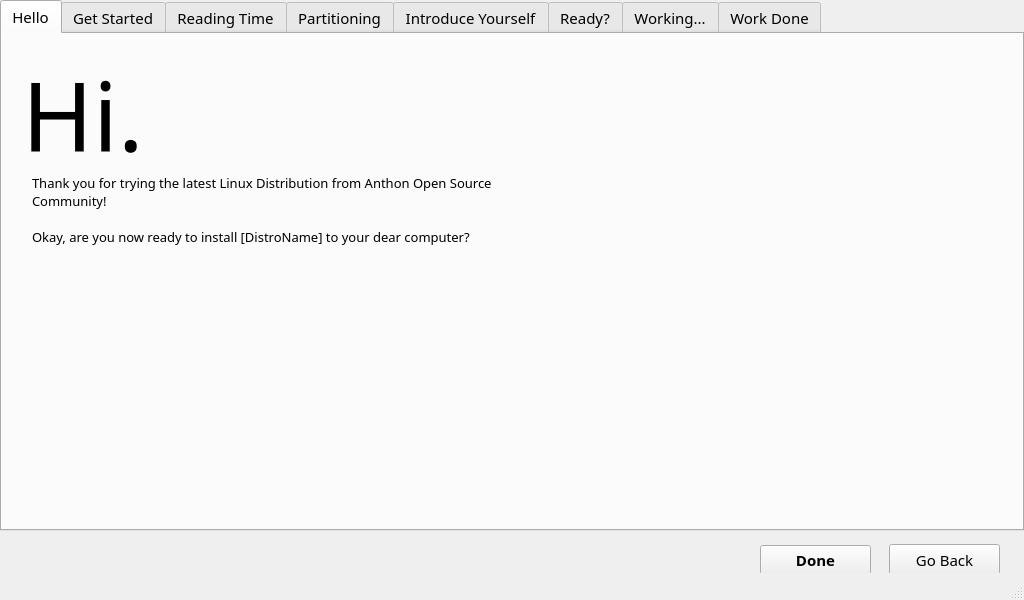
<?xml version="1.0" encoding="UTF-8"?>
<ui version="4.0">
 <class>MainWindow</class>
 <widget class="QMainWindow" name="MainWindow">
  <property name="geometry">
   <rect>
    <x>0</x>
    <y>0</y>
    <width>1024</width>
    <height>600</height>
   </rect>
  </property>
  <property name="sizePolicy">
   <sizepolicy hsizetype="Fixed" vsizetype="Fixed">
    <horstretch>0</horstretch>
    <verstretch>0</verstretch>
   </sizepolicy>
  </property>
  <property name="minimumSize">
   <size>
    <width>1024</width>
    <height>600</height>
   </size>
  </property>
  <property name="maximumSize">
   <size>
    <width>1024</width>
    <height>600</height>
   </size>
  </property>
  <property name="font">
   <font>
    <family>文泉驿微米黑</family>
    <pointsize>11</pointsize>
   </font>
  </property>
  <property name="windowTitle">
   <string>[DistroName] Installer</string>
  </property>
  <property name="locale">
   <locale language="C" country="AnyCountry"/>
  </property>
  <widget class="QWidget" name="centralWidget">
   <widget class="QPushButton" name="pushButton">
    <property name="geometry">
     <rect>
      <x>889</x>
      <y>544</y>
      <width>111</width>
      <height>31</height>
     </rect>
    </property>
    <property name="text">
     <string>Go Back</string>
    </property>
   </widget>
   <widget class="QPushButton" name="pushButton_2">
    <property name="geometry">
     <rect>
      <x>760</x>
      <y>545</y>
      <width>111</width>
      <height>30</height>
     </rect>
    </property>
    <property name="font">
     <font>
      <weight>75</weight>
      <bold>true</bold>
     </font>
    </property>
    <property name="text">
     <string>Done</string>
    </property>
   </widget>
   <widget class="QTabWidget" name="tabWidget">
    <property name="geometry">
     <rect>
      <x>0</x>
      <y>0</y>
      <width>1024</width>
      <height>531</height>
     </rect>
    </property>
    <property name="currentIndex">
     <number>0</number>
    </property>
    <widget class="QWidget" name="tab">
     <attribute name="title">
      <string>Hello</string>
     </attribute>
     <widget class="QLabel" name="label">
      <property name="geometry">
       <rect>
        <x>20</x>
        <y>10</y>
        <width>431</width>
        <height>141</height>
       </rect>
      </property>
      <property name="font">
       <font>
        <family>文泉驿微米黑</family>
        <pointsize>72</pointsize>
       </font>
      </property>
      <property name="locale">
       <locale language="C" country="AnyCountry"/>
      </property>
      <property name="text">
       <string>Hi.</string>
      </property>
     </widget>
     <widget class="QLabel" name="label_2">
      <property name="geometry">
       <rect>
        <x>30</x>
        <y>120</y>
        <width>531</width>
        <height>111</height>
       </rect>
      </property>
      <property name="font">
       <font>
        <family>文泉驿微米黑</family>
        <pointsize>10</pointsize>
       </font>
      </property>
      <property name="locale">
       <locale language="C" country="AnyCountry"/>
      </property>
      <property name="text">
       <string>Thank you for trying the latest Linux Distribution from Anthon Open Source Community!

Okay, are you now ready to install [DistroName] to your dear computer?</string>
      </property>
      <property name="wordWrap">
       <bool>true</bool>
      </property>
     </widget>
    </widget>
    <widget class="QWidget" name="tab_2">
     <attribute name="title">
      <string>Get Started</string>
     </attribute>
     <widget class="QLabel" name="label_3">
      <property name="geometry">
       <rect>
        <x>20</x>
        <y>10</y>
        <width>941</width>
        <height>141</height>
       </rect>
      </property>
      <property name="font">
       <font>
        <family>文泉驿微米黑</family>
        <pointsize>72</pointsize>
       </font>
      </property>
      <property name="text">
       <string>Get Started</string>
      </property>
     </widget>
     <widget class="QLabel" name="label_4">
      <property name="geometry">
       <rect>
        <x>40</x>
        <y>130</y>
        <width>641</width>
        <height>261</height>
       </rect>
      </property>
      <property name="font">
       <font>
        <family>文泉驿微米黑</family>
        <pointsize>10</pointsize>
       </font>
      </property>
      <property name="text">
       <string> - Do some serious reading.

 - Get your drive partitioned.

 - Find out who you are.

 - Start copying.

 - Install boot loader.

 - All set!</string>
      </property>
      <property name="wordWrap">
       <bool>true</bool>
      </property>
     </widget>
     <widget class="QLabel" name="label_5">
      <property name="geometry">
       <rect>
        <x>30</x>
        <y>130</y>
        <width>431</width>
        <height>31</height>
       </rect>
      </property>
      <property name="font">
       <font>
        <family>文泉驿微米黑</family>
        <pointsize>12</pointsize>
       </font>
      </property>
      <property name="text">
       <string>Let's see what we are doing here...</string>
      </property>
     </widget>
    </widget>
    <widget class="QWidget" name="tab_3">
     <attribute name="title">
      <string>Reading Time</string>
     </attribute>
     <widget class="QLabel" name="label_6">
      <property name="geometry">
       <rect>
        <x>20</x>
        <y>-10</y>
        <width>881</width>
        <height>171</height>
       </rect>
      </property>
      <property name="font">
       <font>
        <family>文泉驿微米黑</family>
        <pointsize>72</pointsize>
       </font>
      </property>
      <property name="text">
       <string>Reading Time!</string>
      </property>
     </widget>
     <widget class="QTextBrowser" name="textBrowser">
      <property name="geometry">
       <rect>
        <x>30</x>
        <y>140</y>
        <width>951</width>
        <height>321</height>
       </rect>
      </property>
      <property name="html">
       <string>&lt;!DOCTYPE HTML PUBLIC &quot;-//W3C//DTD HTML 4.0//EN&quot; &quot;http://www.w3.org/TR/REC-html40/strict.dtd&quot;&gt;
&lt;html&gt;&lt;head&gt;&lt;meta name=&quot;qrichtext&quot; content=&quot;1&quot; /&gt;&lt;style type=&quot;text/css&quot;&gt;
p, li { white-space: pre-wrap; }
&lt;/style&gt;&lt;/head&gt;&lt;body style=&quot; font-family:'文泉驿微米黑'; font-size:11pt; font-weight:400; font-style:normal;&quot;&gt;
&lt;p style=&quot; margin-top:14px; margin-bottom:12px; margin-left:0px; margin-right:0px; -qt-block-indent:0; text-indent:0px;&quot;&gt;&lt;span style=&quot; font-family:'Sans Serif'; font-size:9pt; font-weight:600;&quot;&gt;GNU LESSER GENERAL PUBLIC LICENSE&lt;/span&gt;&lt;/p&gt;
&lt;p style=&quot; margin-top:12px; margin-bottom:12px; margin-left:0px; margin-right:0px; -qt-block-indent:0; text-indent:0px;&quot;&gt;&lt;span style=&quot; font-family:'Sans Serif'; font-size:9pt;&quot;&gt;Version 3, 29 June 2007 &lt;/span&gt;&lt;/p&gt;
&lt;p style=&quot; margin-top:12px; margin-bottom:12px; margin-left:0px; margin-right:0px; -qt-block-indent:0; text-indent:0px;&quot;&gt;&lt;span style=&quot; font-family:'Sans Serif'; font-size:9pt;&quot;&gt;Copyright © 2007 Free Software Foundation, Inc. &amp;lt;&lt;/span&gt;&lt;a href=&quot;http://fsf.org/&quot;&gt;&lt;span style=&quot; font-family:'Sans Serif'; font-size:9pt; text-decoration: underline; color:#3b82b2;&quot;&gt;http://fsf.org/&lt;/span&gt;&lt;/a&gt;&lt;span style=&quot; font-family:'Sans Serif'; font-size:9pt;&quot;&gt;&amp;gt;&lt;/span&gt;&lt;/p&gt;
&lt;p style=&quot; margin-top:12px; margin-bottom:12px; margin-left:0px; margin-right:0px; -qt-block-indent:0; text-indent:0px;&quot;&gt;&lt;span style=&quot; font-family:'Sans Serif'; font-size:9pt;&quot;&gt;Everyone is permitted to copy and distribute verbatim copies of this license document, but changing it is not allowed. &lt;/span&gt;&lt;/p&gt;
&lt;p style=&quot; margin-top:12px; margin-bottom:12px; margin-left:0px; margin-right:0px; -qt-block-indent:0; text-indent:0px;&quot;&gt;&lt;span style=&quot; font-family:'Sans Serif'; font-size:9pt;&quot;&gt;This version of the GNU Lesser General Public License incorporates the terms and conditions of version 3 of the GNU General Public License, supplemented by the additional permissions listed below. &lt;/span&gt;&lt;/p&gt;
&lt;p style=&quot; margin-top:0px; margin-bottom:0px; margin-left:0px; margin-right:0px; -qt-block-indent:0; text-indent:0px;&quot;&gt;&lt;a name=&quot;section0&quot;&gt;&lt;/a&gt;&lt;span style=&quot; font-family:'Sans Serif'; font-size:9pt; font-weight:600;&quot;&gt;0&lt;/span&gt;&lt;span style=&quot; font-family:'Sans Serif'; font-size:9pt; font-weight:600;&quot;&gt;. Additional Definitions.&lt;/span&gt;&lt;span style=&quot; font-family:'Sans Serif'; font-size:9pt;&quot;&gt; &lt;/span&gt;&lt;/p&gt;
&lt;p style=&quot; margin-top:12px; margin-bottom:12px; margin-left:0px; margin-right:0px; -qt-block-indent:0; text-indent:0px;&quot;&gt;&lt;span style=&quot; font-family:'Sans Serif'; font-size:9pt;&quot;&gt;As used herein, “this License” refers to version 3 of the GNU Lesser General Public License, and the “GNU GPL” refers to version 3 of the GNU General Public License. &lt;/span&gt;&lt;/p&gt;
&lt;p style=&quot; margin-top:12px; margin-bottom:12px; margin-left:0px; margin-right:0px; -qt-block-indent:0; text-indent:0px;&quot;&gt;&lt;span style=&quot; font-family:'Sans Serif'; font-size:9pt;&quot;&gt;“The Library” refers to a covered work governed by this License, other than an Application or a Combined Work as defined below. &lt;/span&gt;&lt;/p&gt;
&lt;p style=&quot; margin-top:12px; margin-bottom:12px; margin-left:0px; margin-right:0px; -qt-block-indent:0; text-indent:0px;&quot;&gt;&lt;span style=&quot; font-family:'Sans Serif'; font-size:9pt;&quot;&gt;An “Application” is any work that makes use of an interface provided by the Library, but which is not otherwise based on the Library. Defining a subclass of a class defined by the Library is deemed a mode of using an interface provided by the Library. &lt;/span&gt;&lt;/p&gt;
&lt;p style=&quot; margin-top:12px; margin-bottom:12px; margin-left:0px; margin-right:0px; -qt-block-indent:0; text-indent:0px;&quot;&gt;&lt;span style=&quot; font-family:'Sans Serif'; font-size:9pt;&quot;&gt;A “Combined Work” is a work produced by combining or linking an Application with the Library. The particular version of the Library with which the Combined Work was made is also called the “Linked Version”. &lt;/span&gt;&lt;/p&gt;
&lt;p style=&quot; margin-top:12px; margin-bottom:12px; margin-left:0px; margin-right:0px; -qt-block-indent:0; text-indent:0px;&quot;&gt;&lt;span style=&quot; font-family:'Sans Serif'; font-size:9pt;&quot;&gt;The “Minimal Corresponding Source” for a Combined Work means the Corresponding Source for the Combined Work, excluding any source code for portions of the Combined Work that, considered in isolation, are based on the Application, and not on the Linked Version. &lt;/span&gt;&lt;/p&gt;
&lt;p style=&quot; margin-top:12px; margin-bottom:12px; margin-left:0px; margin-right:0px; -qt-block-indent:0; text-indent:0px;&quot;&gt;&lt;span style=&quot; font-family:'Sans Serif'; font-size:9pt;&quot;&gt;The “Corresponding Application Code” for a Combined Work means the object code and/or source code for the Application, including any data and utility programs needed for reproducing the Combined Work from the Application, but excluding the System Libraries of the Combined Work. &lt;/span&gt;&lt;/p&gt;
&lt;p style=&quot; margin-top:0px; margin-bottom:0px; margin-left:0px; margin-right:0px; -qt-block-indent:0; text-indent:0px;&quot;&gt;&lt;a name=&quot;section1&quot;&gt;&lt;/a&gt;&lt;span style=&quot; font-family:'Sans Serif'; font-size:9pt; font-weight:600;&quot;&gt;1&lt;/span&gt;&lt;span style=&quot; font-family:'Sans Serif'; font-size:9pt; font-weight:600;&quot;&gt;. Exception to Section 3 of the GNU GPL.&lt;/span&gt;&lt;span style=&quot; font-family:'Sans Serif'; font-size:9pt;&quot;&gt; &lt;/span&gt;&lt;/p&gt;
&lt;p style=&quot; margin-top:12px; margin-bottom:12px; margin-left:0px; margin-right:0px; -qt-block-indent:0; text-indent:0px;&quot;&gt;&lt;span style=&quot; font-family:'Sans Serif'; font-size:9pt;&quot;&gt;You may convey a covered work under sections 3 and 4 of this License without being bound by section 3 of the GNU GPL. &lt;/span&gt;&lt;/p&gt;
&lt;p style=&quot; margin-top:0px; margin-bottom:0px; margin-left:0px; margin-right:0px; -qt-block-indent:0; text-indent:0px;&quot;&gt;&lt;a name=&quot;section2&quot;&gt;&lt;/a&gt;&lt;span style=&quot; font-family:'Sans Serif'; font-size:9pt; font-weight:600;&quot;&gt;2&lt;/span&gt;&lt;span style=&quot; font-family:'Sans Serif'; font-size:9pt; font-weight:600;&quot;&gt;. Conveying Modified Versions.&lt;/span&gt;&lt;span style=&quot; font-family:'Sans Serif'; font-size:9pt;&quot;&gt; &lt;/span&gt;&lt;/p&gt;
&lt;p style=&quot; margin-top:12px; margin-bottom:12px; margin-left:0px; margin-right:0px; -qt-block-indent:0; text-indent:0px;&quot;&gt;&lt;span style=&quot; font-family:'Sans Serif'; font-size:9pt;&quot;&gt;If you modify a copy of the Library, and, in your modifications, a facility refers to a function or data to be supplied by an Application that uses the facility (other than as an argument passed when the facility is invoked), then you may convey a copy of the modified version: &lt;/span&gt;&lt;/p&gt;
&lt;ul style=&quot;margin-top: 0px; margin-bottom: 0px; margin-left: 0px; margin-right: 0px; -qt-list-indent: 1;&quot;&gt;&lt;li style=&quot; font-family:'Sans Serif'; font-size:9pt;&quot; style=&quot; margin-top:12px; margin-bottom:0px; margin-left:0px; margin-right:0px; -qt-block-indent:0; text-indent:0px;&quot;&gt;a) under this License, provided that you make a good faith effort to ensure that, in the event an Application does not supply the function or data, the facility still operates, and performs whatever part of its purpose remains meaningful, or &lt;/li&gt;
&lt;li style=&quot; font-family:'Sans Serif'; font-size:9pt;&quot; style=&quot; margin-top:0px; margin-bottom:12px; margin-left:0px; margin-right:0px; -qt-block-indent:0; text-indent:0px;&quot;&gt;b) under the GNU GPL, with none of the additional permissions of this License applicable to that copy. &lt;/li&gt;&lt;/ul&gt;
&lt;p style=&quot; margin-top:0px; margin-bottom:0px; margin-left:0px; margin-right:0px; -qt-block-indent:0; text-indent:0px;&quot;&gt;&lt;a name=&quot;section3&quot;&gt;&lt;/a&gt;&lt;span style=&quot; font-family:'Sans Serif'; font-size:9pt; font-weight:600;&quot;&gt;3&lt;/span&gt;&lt;span style=&quot; font-family:'Sans Serif'; font-size:9pt; font-weight:600;&quot;&gt;. Object Code Incorporating Material from Library Header Files.&lt;/span&gt;&lt;span style=&quot; font-family:'Sans Serif'; font-size:9pt;&quot;&gt; &lt;/span&gt;&lt;/p&gt;
&lt;p style=&quot; margin-top:12px; margin-bottom:12px; margin-left:0px; margin-right:0px; -qt-block-indent:0; text-indent:0px;&quot;&gt;&lt;span style=&quot; font-family:'Sans Serif'; font-size:9pt;&quot;&gt;The object code form of an Application may incorporate material from a header file that is part of the Library. You may convey such object code under terms of your choice, provided that, if the incorporated material is not limited to numerical parameters, data structure layouts and accessors, or small macros, inline functions and templates (ten or fewer lines in length), you do both of the following: &lt;/span&gt;&lt;/p&gt;
&lt;ul style=&quot;margin-top: 0px; margin-bottom: 0px; margin-left: 0px; margin-right: 0px; -qt-list-indent: 1;&quot;&gt;&lt;li style=&quot; font-family:'Sans Serif'; font-size:9pt;&quot; style=&quot; margin-top:12px; margin-bottom:0px; margin-left:0px; margin-right:0px; -qt-block-indent:0; text-indent:0px;&quot;&gt;a) Give prominent notice with each copy of the object code that the Library is used in it and that the Library and its use are covered by this License. &lt;/li&gt;
&lt;li style=&quot; font-family:'Sans Serif'; font-size:9pt;&quot; style=&quot; margin-top:0px; margin-bottom:12px; margin-left:0px; margin-right:0px; -qt-block-indent:0; text-indent:0px;&quot;&gt;b) Accompany the object code with a copy of the GNU GPL and this license document. &lt;/li&gt;&lt;/ul&gt;
&lt;p style=&quot; margin-top:0px; margin-bottom:0px; margin-left:0px; margin-right:0px; -qt-block-indent:0; text-indent:0px;&quot;&gt;&lt;a name=&quot;section4&quot;&gt;&lt;/a&gt;&lt;span style=&quot; font-family:'Sans Serif'; font-size:9pt; font-weight:600;&quot;&gt;4&lt;/span&gt;&lt;span style=&quot; font-family:'Sans Serif'; font-size:9pt; font-weight:600;&quot;&gt;. Combined Works.&lt;/span&gt;&lt;span style=&quot; font-family:'Sans Serif'; font-size:9pt;&quot;&gt; &lt;/span&gt;&lt;/p&gt;
&lt;p style=&quot; margin-top:12px; margin-bottom:12px; margin-left:0px; margin-right:0px; -qt-block-indent:0; text-indent:0px;&quot;&gt;&lt;span style=&quot; font-family:'Sans Serif'; font-size:9pt;&quot;&gt;You may convey a Combined Work under terms of your choice that, taken together, effectively do not restrict modification of the portions of the Library contained in the Combined Work and reverse engineering for debugging such modifications, if you also do each of the following: &lt;/span&gt;&lt;/p&gt;
&lt;ul style=&quot;margin-top: 0px; margin-bottom: 0px; margin-left: 0px; margin-right: 0px; -qt-list-indent: 1;&quot;&gt;&lt;li style=&quot; font-family:'Sans Serif'; font-size:9pt;&quot; style=&quot; margin-top:12px; margin-bottom:0px; margin-left:0px; margin-right:0px; -qt-block-indent:0; text-indent:0px;&quot;&gt;a) Give prominent notice with each copy of the Combined Work that the Library is used in it and that the Library and its use are covered by this License. &lt;/li&gt;
&lt;li style=&quot; font-family:'Sans Serif'; font-size:9pt;&quot; style=&quot; margin-top:0px; margin-bottom:0px; margin-left:0px; margin-right:0px; -qt-block-indent:0; text-indent:0px;&quot;&gt;b) Accompany the Combined Work with a copy of the GNU GPL and this license document. &lt;/li&gt;
&lt;li style=&quot; font-family:'Sans Serif'; font-size:9pt;&quot; style=&quot; margin-top:0px; margin-bottom:0px; margin-left:0px; margin-right:0px; -qt-block-indent:0; text-indent:0px;&quot;&gt;c) For a Combined Work that displays copyright notices during execution, include the copyright notice for the Library among these notices, as well as a reference directing the user to the copies of the GNU GPL and this license document. &lt;/li&gt;
&lt;li style=&quot; font-family:'Sans Serif'; font-size:9pt;&quot; style=&quot; margin-top:0px; margin-bottom:0px; margin-left:0px; margin-right:0px; -qt-block-indent:0; text-indent:0px;&quot;&gt;d) Do one of the following: &lt;/li&gt;
&lt;ul type=&quot;circle&quot; style=&quot;margin-top: 0px; margin-bottom: 0px; margin-left: 0px; margin-right: 0px; -qt-list-indent: 2;&quot;&gt;&lt;li style=&quot; font-family:'Sans Serif'; font-size:9pt;&quot; style=&quot; margin-top:0px; margin-bottom:0px; margin-left:0px; margin-right:0px; -qt-block-indent:0; text-indent:0px;&quot;&gt;0) Convey the Minimal Corresponding Source under the terms of this License, and the Corresponding Application Code in a form suitable for, and under terms that permit, the user to recombine or relink the Application with a modified version of the Linked Version to produce a modified Combined Work, in the manner specified by section 6 of the GNU GPL for conveying Corresponding Source. &lt;/li&gt;
&lt;li style=&quot; font-family:'Sans Serif'; font-size:9pt;&quot; style=&quot; margin-top:0px; margin-bottom:0px; margin-left:0px; margin-right:0px; -qt-block-indent:0; text-indent:0px;&quot;&gt;1) Use a suitable shared library mechanism for linking with the Library. A suitable mechanism is one that (a) uses at run time a copy of the Library already present on the user's computer system, and (b) will operate properly with a modified version of the Library that is interface-compatible with the Linked Version. &lt;/li&gt;&lt;/ul&gt;
&lt;li style=&quot; font-family:'Sans Serif'; font-size:9pt;&quot; style=&quot; margin-top:0px; margin-bottom:12px; margin-left:0px; margin-right:0px; -qt-block-indent:0; text-indent:0px;&quot;&gt;e) Provide Installation Information, but only if you would otherwise be required to provide such information under section 6 of the GNU GPL, and only to the extent that such information is necessary to install and execute a modified version of the Combined Work produced by recombining or relinking the Application with a modified version of the Linked Version. (If you use option 4d0, the Installation Information must accompany the Minimal Corresponding Source and Corresponding Application Code. If you use option 4d1, you must provide the Installation Information in the manner specified by section 6 of the GNU GPL for conveying Corresponding Source.) &lt;/li&gt;&lt;/ul&gt;
&lt;p style=&quot; margin-top:0px; margin-bottom:0px; margin-left:0px; margin-right:0px; -qt-block-indent:0; text-indent:0px;&quot;&gt;&lt;a name=&quot;section5&quot;&gt;&lt;/a&gt;&lt;span style=&quot; font-family:'Sans Serif'; font-size:9pt; font-weight:600;&quot;&gt;5&lt;/span&gt;&lt;span style=&quot; font-family:'Sans Serif'; font-size:9pt; font-weight:600;&quot;&gt;. Combined Libraries.&lt;/span&gt;&lt;span style=&quot; font-family:'Sans Serif'; font-size:9pt;&quot;&gt; &lt;/span&gt;&lt;/p&gt;
&lt;p style=&quot; margin-top:12px; margin-bottom:12px; margin-left:0px; margin-right:0px; -qt-block-indent:0; text-indent:0px;&quot;&gt;&lt;span style=&quot; font-family:'Sans Serif'; font-size:9pt;&quot;&gt;You may place library facilities that are a work based on the Library side by side in a single library together with other library facilities that are not Applications and are not covered by this License, and convey such a combined library under terms of your choice, if you do both of the following: &lt;/span&gt;&lt;/p&gt;
&lt;ul style=&quot;margin-top: 0px; margin-bottom: 0px; margin-left: 0px; margin-right: 0px; -qt-list-indent: 1;&quot;&gt;&lt;li style=&quot; font-family:'Sans Serif'; font-size:9pt;&quot; style=&quot; margin-top:12px; margin-bottom:0px; margin-left:0px; margin-right:0px; -qt-block-indent:0; text-indent:0px;&quot;&gt;a) Accompany the combined library with a copy of the same work based on the Library, uncombined with any other library facilities, conveyed under the terms of this License. &lt;/li&gt;
&lt;li style=&quot; font-family:'Sans Serif'; font-size:9pt;&quot; style=&quot; margin-top:0px; margin-bottom:12px; margin-left:0px; margin-right:0px; -qt-block-indent:0; text-indent:0px;&quot;&gt;b) Give prominent notice with the combined library that part of it is a work based on the Library, and explaining where to find the accompanying uncombined form of the same work. &lt;/li&gt;&lt;/ul&gt;
&lt;p style=&quot; margin-top:0px; margin-bottom:0px; margin-left:0px; margin-right:0px; -qt-block-indent:0; text-indent:0px;&quot;&gt;&lt;a name=&quot;section6&quot;&gt;&lt;/a&gt;&lt;span style=&quot; font-family:'Sans Serif'; font-size:9pt; font-weight:600;&quot;&gt;6&lt;/span&gt;&lt;span style=&quot; font-family:'Sans Serif'; font-size:9pt; font-weight:600;&quot;&gt;. Revised Versions of the GNU Lesser General Public License.&lt;/span&gt;&lt;span style=&quot; font-family:'Sans Serif'; font-size:9pt;&quot;&gt; &lt;/span&gt;&lt;/p&gt;
&lt;p style=&quot; margin-top:12px; margin-bottom:12px; margin-left:0px; margin-right:0px; -qt-block-indent:0; text-indent:0px;&quot;&gt;&lt;span style=&quot; font-family:'Sans Serif'; font-size:9pt;&quot;&gt;The Free Software Foundation may publish revised and/or new versions of the GNU Lesser General Public License from time to time. Such new versions will be similar in spirit to the present version, but may differ in detail to address new problems or concerns. &lt;/span&gt;&lt;/p&gt;
&lt;p style=&quot; margin-top:12px; margin-bottom:12px; margin-left:0px; margin-right:0px; -qt-block-indent:0; text-indent:0px;&quot;&gt;&lt;span style=&quot; font-family:'Sans Serif'; font-size:9pt;&quot;&gt;Each version is given a distinguishing version number. If the Library as you received it specifies that a certain numbered version of the GNU Lesser General Public License “or any later version” applies to it, you have the option of following the terms and conditions either of that published version or of any later version published by the Free Software Foundation. If the Library as you received it does not specify a version number of the GNU Lesser General Public License, you may choose any version of the GNU Lesser General Public License ever published by the Free Software Foundation. &lt;/span&gt;&lt;/p&gt;
&lt;p style=&quot; margin-top:12px; margin-bottom:12px; margin-left:0px; margin-right:0px; -qt-block-indent:0; text-indent:0px;&quot;&gt;&lt;span style=&quot; font-family:'Sans Serif'; font-size:9pt;&quot;&gt;If the Library as you received it specifies that a proxy can decide whether future versions of the GNU Lesser General Public License shall apply, that proxy's public statement of acceptance of any version is permanent authorization for you to choose that version for the Library. &lt;/span&gt;&lt;/p&gt;&lt;/body&gt;&lt;/html&gt;</string>
      </property>
     </widget>
     <widget class="QCheckBox" name="checkBox">
      <property name="geometry">
       <rect>
        <x>830</x>
        <y>470</y>
        <width>141</width>
        <height>20</height>
       </rect>
      </property>
      <property name="font">
       <font>
        <family>文泉驿微米黑</family>
        <pointsize>10</pointsize>
       </font>
      </property>
      <property name="text">
       <string>I promise to be nice</string>
      </property>
     </widget>
    </widget>
    <widget class="QWidget" name="tab_5">
     <attribute name="title">
      <string>Partitioning</string>
     </attribute>
     <widget class="QLabel" name="label_12">
      <property name="geometry">
       <rect>
        <x>20</x>
        <y>10</y>
        <width>621</width>
        <height>131</height>
       </rect>
      </property>
      <property name="font">
       <font>
        <family>文泉驿微米黑</family>
        <pointsize>72</pointsize>
       </font>
      </property>
      <property name="text">
       <string>Partitioning...</string>
      </property>
     </widget>
     <widget class="QLabel" name="label_13">
      <property name="geometry">
       <rect>
        <x>30</x>
        <y>130</y>
        <width>791</width>
        <height>31</height>
       </rect>
      </property>
      <property name="font">
       <font>
        <family>文泉驿微米黑</family>
        <pointsize>12</pointsize>
       </font>
      </property>
      <property name="text">
       <string>&lt;html&gt;&lt;head/&gt;&lt;body&gt;&lt;p&gt;&lt;span style=&quot; color:#d10000;&quot;&gt;/* This is serious business, double check before you go! */ &lt;/span&gt;&lt;/p&gt;&lt;/body&gt;&lt;/html&gt;</string>
      </property>
     </widget>
    </widget>
    <widget class="QWidget" name="tab_4">
     <attribute name="title">
      <string>Introduce Yourself</string>
     </attribute>
     <widget class="QLabel" name="label_7">
      <property name="geometry">
       <rect>
        <x>30</x>
        <y>20</y>
        <width>781</width>
        <height>111</height>
       </rect>
      </property>
      <property name="font">
       <font>
        <family>文泉驿微米黑</family>
        <pointsize>72</pointsize>
       </font>
      </property>
      <property name="text">
       <string>Who are you?</string>
      </property>
     </widget>
     <widget class="QLabel" name="label_8">
      <property name="geometry">
       <rect>
        <x>30</x>
        <y>160</y>
        <width>41</width>
        <height>31</height>
       </rect>
      </property>
      <property name="font">
       <font>
        <family>文泉驿微米黑</family>
        <pointsize>12</pointsize>
       </font>
      </property>
      <property name="text">
       <string>I am</string>
      </property>
     </widget>
     <widget class="QLabel" name="label_9">
      <property name="geometry">
       <rect>
        <x>30</x>
        <y>220</y>
        <width>121</width>
        <height>16</height>
       </rect>
      </property>
      <property name="font">
       <font>
        <family>文泉驿微米黑</family>
        <pointsize>12</pointsize>
       </font>
      </property>
      <property name="text">
       <string>My password</string>
      </property>
     </widget>
     <widget class="QLabel" name="label_10">
      <property name="geometry">
       <rect>
        <x>30</x>
        <y>320</y>
        <width>101</width>
        <height>16</height>
       </rect>
      </property>
      <property name="font">
       <font>
        <family>文泉驿微米黑</family>
        <pointsize>12</pointsize>
       </font>
      </property>
      <property name="text">
       <string>I live around</string>
      </property>
     </widget>
     <widget class="QLabel" name="label_11">
      <property name="geometry">
       <rect>
        <x>30</x>
        <y>270</y>
        <width>131</width>
        <height>16</height>
       </rect>
      </property>
      <property name="font">
       <font>
        <family>文泉驿微米黑</family>
        <pointsize>12</pointsize>
       </font>
      </property>
      <property name="text">
       <string>Double checking</string>
      </property>
     </widget>
     <widget class="QPlainTextEdit" name="plainTextEdit">
      <property name="geometry">
       <rect>
        <x>480</x>
        <y>160</y>
        <width>301</width>
        <height>31</height>
       </rect>
      </property>
      <property name="font">
       <font>
        <pointsize>9</pointsize>
       </font>
      </property>
     </widget>
     <widget class="QPlainTextEdit" name="plainTextEdit_2">
      <property name="geometry">
       <rect>
        <x>480</x>
        <y>210</y>
        <width>301</width>
        <height>31</height>
       </rect>
      </property>
      <property name="font">
       <font>
        <pointsize>9</pointsize>
       </font>
      </property>
     </widget>
     <widget class="QPlainTextEdit" name="plainTextEdit_3">
      <property name="geometry">
       <rect>
        <x>480</x>
        <y>260</y>
        <width>301</width>
        <height>31</height>
       </rect>
      </property>
      <property name="font">
       <font>
        <pointsize>9</pointsize>
       </font>
      </property>
     </widget>
     <widget class="QPlainTextEdit" name="plainTextEdit_4">
      <property name="geometry">
       <rect>
        <x>480</x>
        <y>310</y>
        <width>301</width>
        <height>31</height>
       </rect>
      </property>
      <property name="font">
       <font>
        <pointsize>9</pointsize>
       </font>
      </property>
     </widget>
    </widget>
    <widget class="QWidget" name="tab_6">
     <attribute name="title">
      <string>Ready?</string>
     </attribute>
     <widget class="QLabel" name="label_14">
      <property name="geometry">
       <rect>
        <x>20</x>
        <y>30</y>
        <width>451</width>
        <height>91</height>
       </rect>
      </property>
      <property name="font">
       <font>
        <family>文泉驿微米黑</family>
        <pointsize>72</pointsize>
       </font>
      </property>
      <property name="text">
       <string>Set, Go!</string>
      </property>
     </widget>
     <widget class="QLabel" name="label_15">
      <property name="geometry">
       <rect>
        <x>30</x>
        <y>140</y>
        <width>391</width>
        <height>51</height>
       </rect>
      </property>
      <property name="font">
       <font>
        <family>文泉驿微米黑</family>
        <pointsize>12</pointsize>
       </font>
      </property>
      <property name="text">
       <string>I got everything I need, are you ready to go?</string>
      </property>
     </widget>
     <widget class="QCheckBox" name="checkBox_2">
      <property name="geometry">
       <rect>
        <x>30</x>
        <y>290</y>
        <width>76</width>
        <height>20</height>
       </rect>
      </property>
      <property name="font">
       <font>
        <family>文泉驿微米黑</family>
        <pointsize>12</pointsize>
       </font>
      </property>
      <property name="text">
       <string>Sure.</string>
      </property>
     </widget>
    </widget>
    <widget class="QWidget" name="tab_7">
     <attribute name="title">
      <string>Working...</string>
     </attribute>
     <widget class="QLabel" name="label_16">
      <property name="geometry">
       <rect>
        <x>20</x>
        <y>20</y>
        <width>921</width>
        <height>121</height>
       </rect>
      </property>
      <property name="font">
       <font>
        <family>文泉驿微米黑</family>
        <pointsize>72</pointsize>
       </font>
      </property>
      <property name="text">
       <string>Officially working...</string>
      </property>
     </widget>
     <widget class="QProgressBar" name="progressBar">
      <property name="geometry">
       <rect>
        <x>30</x>
        <y>430</y>
        <width>951</width>
        <height>23</height>
       </rect>
      </property>
      <property name="value">
       <number>24</number>
      </property>
     </widget>
     <widget class="QLabel" name="label_17">
      <property name="geometry">
       <rect>
        <x>30</x>
        <y>140</y>
        <width>821</width>
        <height>161</height>
       </rect>
      </property>
      <property name="font">
       <font>
        <family>文泉驿微米黑</family>
        <pointsize>12</pointsize>
       </font>
      </property>
      <property name="text">
       <string>You are nice and you are ready, now it's my turn to work for you.

I am now...

      - Copying the system to your hard drive.

      - Installing the boot loader to get your system working.</string>
      </property>
     </widget>
    </widget>
    <widget class="QWidget" name="tab_8">
     <attribute name="title">
      <string>Work Done</string>
     </attribute>
     <widget class="QLabel" name="label_18">
      <property name="geometry">
       <rect>
        <x>20</x>
        <y>30</y>
        <width>671</width>
        <height>101</height>
       </rect>
      </property>
      <property name="font">
       <font>
        <family>文泉驿微米黑</family>
        <pointsize>72</pointsize>
       </font>
      </property>
      <property name="text">
       <string>:-) Work done.</string>
      </property>
     </widget>
     <widget class="QLabel" name="label_19">
      <property name="geometry">
       <rect>
        <x>30</x>
        <y>120</y>
        <width>801</width>
        <height>221</height>
       </rect>
      </property>
      <property name="font">
       <font>
        <family>文泉驿微米黑</family>
        <pointsize>12</pointsize>
       </font>
      </property>
      <property name="text">
       <string>My work is done, and now the work's returned to you, totally free. Thank you for your patient and I hope 
I will not see you again until the next release.

Feel free to file a review to my developers!



- Brought to you by the AOSC Development Group</string>
      </property>
     </widget>
    </widget>
   </widget>
  </widget>
  <widget class="QStatusBar" name="statusBar"/>
 </widget>
 <layoutdefault spacing="6" margin="11"/>
 <resources/>
 <connections/>
</ui>
